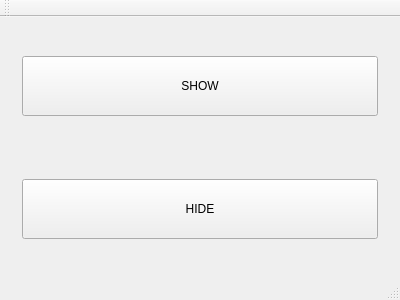
<?xml version="1.0" encoding="UTF-8"?>
<ui version="4.0">
 <class>MainWindow</class>
 <widget class="QMainWindow" name="MainWindow">
  <property name="geometry">
   <rect>
    <x>0</x>
    <y>0</y>
    <width>400</width>
    <height>300</height>
   </rect>
  </property>
  <property name="windowTitle">
   <string>MainWindow</string>
  </property>
  <widget class="QWidget" name="centralWidget">
   <layout class="QGridLayout" name="gridLayout">
    <item row="0" column="0">
     <widget class="QWidget" name="widget" native="true">
      <layout class="QVBoxLayout" name="verticalLayout">
       <item>
        <widget class="QPushButton" name="pushButton">
         <property name="minimumSize">
          <size>
           <width>0</width>
           <height>60</height>
          </size>
         </property>
         <property name="text">
          <string>SHOW</string>
         </property>
        </widget>
       </item>
      </layout>
     </widget>
    </item>
    <item row="1" column="0">
     <widget class="QWidget" name="widget_2" native="true">
      <layout class="QVBoxLayout" name="verticalLayout_2">
       <item>
        <widget class="QPushButton" name="pushButton_2">
         <property name="minimumSize">
          <size>
           <width>0</width>
           <height>60</height>
          </size>
         </property>
         <property name="text">
          <string>HIDE</string>
         </property>
        </widget>
       </item>
      </layout>
     </widget>
    </item>
   </layout>
  </widget>
  <widget class="QMenuBar" name="menuBar">
   <property name="geometry">
    <rect>
     <x>0</x>
     <y>0</y>
     <width>400</width>
     <height>20</height>
    </rect>
   </property>
  </widget>
  <widget class="QToolBar" name="mainToolBar">
   <attribute name="toolBarArea">
    <enum>TopToolBarArea</enum>
   </attribute>
   <attribute name="toolBarBreak">
    <bool>false</bool>
   </attribute>
  </widget>
  <widget class="QStatusBar" name="statusBar"/>
 </widget>
 <layoutdefault spacing="6" margin="11"/>
 <resources/>
 <connections/>
</ui>
